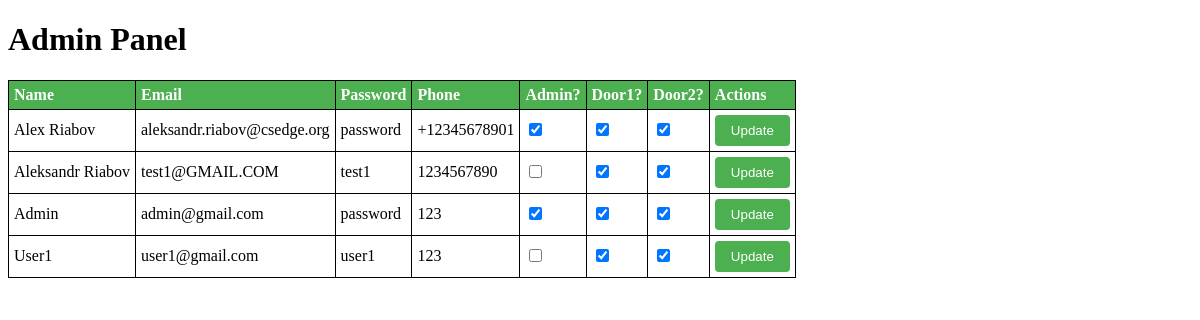
Page /admin (signed in) on the earlier database version.
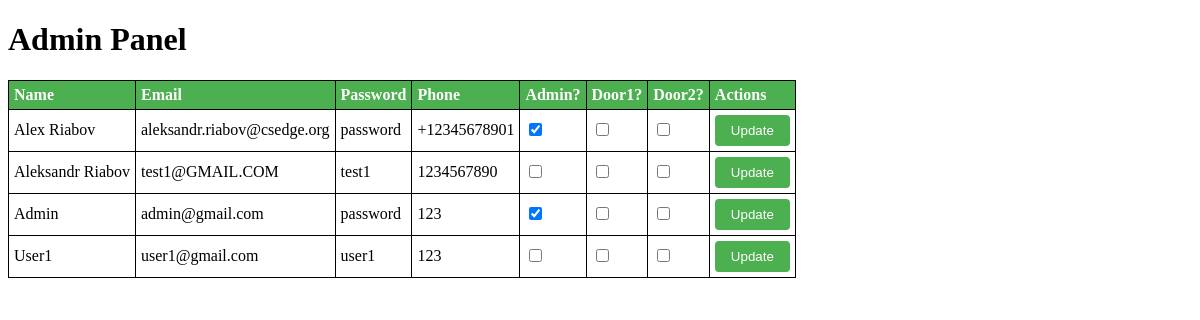
Same page on the later database version.
### tables this page shows
CREATE TABLE users(name TEXT NOT NULL, email TEXT NOT NULL, phone TEXT, password TEXT NOT NULL, _isAdmin INTEGER DEFAULT 0 NOT NULL, door1 INTEGER DEFAULT 0 NOT NULL, door2 INTEGER DEFAULT 0 NOT NULL );

### app.py (the view)
@app.route('/admin')
def admin():
    if session['_isAdmin'] == 1:
        conn = sqlite3.connect('./static/myapp.db')
        curs = conn.cursor()
        curs.execute('SELECT * FROM users')
        users = curs.fetchall()
        return render_template('admin.html', users=users)
    else : return redirect(url_for('profile'))

### templates/admin.html (shortened to what this page needs)
<!DOCTYPE html>
<html>
  <head>
  </head>
  <body>
    <h1>Admin Panel</h1>
    <table>
      <thead>
        <tr>
          <th>Name</th>
          <th>Email</th>
          <th>Password</th>
          <th>Phone</th>
          <th>Admin?</th>
          <th>Door1?</th>
          <th>Door2?</th>
          <th>Actions</th>
        </tr>
      </thead>
      <tbody>
        {% for user in users %}
        <tr>
            <form action="/update" method="POST">
                <td>{{ user[0] }}</td>
                <td>{{ user[1] }}</td>
                <td>{{ user[3] }}</td>
                <td>{{ user[2] }}</td>
                <td>
                  <input type="checkbox" name="isAdmin"  {% if user[4] == 1 %}checked value="1" {% else %} value="0" {% endif %}>
                </td>
                <td>
                  <input type="checkbox" name="door1" value="1" {% if user[5] == 1 %}checked value="1" {% else %} value="0" {% endif %}>
                </td>
                <td>
                  <input type="checkbox" name="door2" value="1" {% if user[6] == 1 %}checked value="1" {% else %} value="0" {% endif %}>
                </td>
                <td><input type="submit" value="Update"></td>
              </form>
        {% endfor %}
      </tbody>
    </table>
  </body>
</html>

Differences in the rows shown:
changed users "Alex Riabov": door1 "☑" → "☐"; door2 "☑" → "☐"
changed users "Aleksandr Riabov": door1 "☑" → "☐"; door2 "☑" → "☐"
changed users "Admin": door1 "☑" → "☐"; door2 "☑" → "☐"
changed users "User1": door1 "☑" → "☐"; door2 "☑" → "☐"
